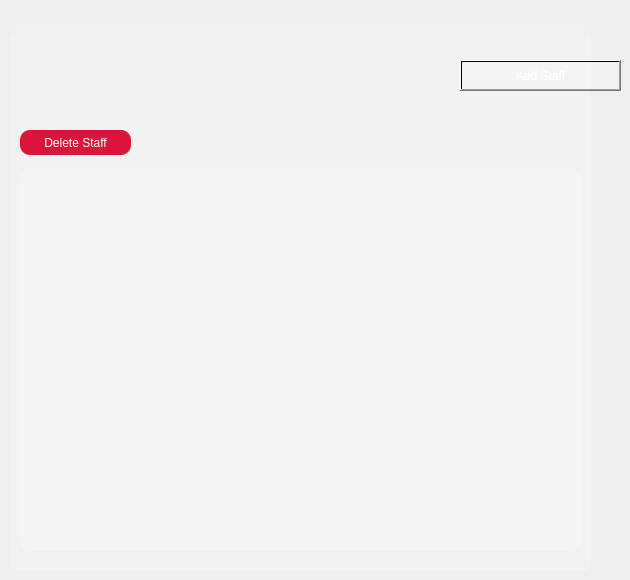
    <widget class="QWidget" name="staffPage">
     <property name="styleSheet">
      <string notr="true">QLineEdit {
    border: 1px solid #C0C0C0;
    border-radius: 8px;
    padding: 6px 10px;
	background-color: rgb(235, 235, 235);
}</string>
     </property>
     <widget class="QWidget" name="staffWidget" native="true">
      <property name="geometry">
       <rect>
        <x>10</x>
        <y>30</y>
        <width>581</width>
        <height>541</height>
       </rect>
      </property>
      <property name="styleSheet">
       <string notr="true">QWidget{
background-color: qlineargradient(spread:pad, x1:0, y1:0, x2:1, y2:0, stop:1 rgba(255, 255, 255, 54));
border-radius: 10px;
}
</string>
      </property>
      <widget class="QTableView" name="staffView">
       <property name="geometry">
        <rect>
         <x>10</x>
         <y>140</y>
         <width>561</width>
         <height>381</height>
        </rect>
       </property>
       <property name="styleSheet">
        <string notr="true">QScrollBar:vertical {
    border: none;
    background: transparent;
    width: 6px;
    margin: 4px;
}

QScrollBar::handle:vertical {
    background: rgba(255,255,255,0.15);
    border-radius: 3px;
    min-height: 20px;
}

QScrollBar::handle:vertical:hover {
    background: rgba(255,255,255,0.35);
}

QScrollBar::add-line:vertical,
QScrollBar::sub-line:vertical {
    height: 0px;
}

QScrollBar::add-page:vertical,
QScrollBar::sub-page:vertical {
    background: none;
}

/* Horizontal */

QScrollBar:horizontal {
    border: none;
    background: transparent;
    height: 6px;
    margin: 4px;
}

QScrollBar::handle:horizontal {
    background: rgba(255,255,255,0.15);
    border-radius: 3px;
}

QScrollBar::handle:horizontal:hover {
    background: rgba(255,255,255,0.35);
}

QScrollBar::add-line:horizontal,
QScrollBar::sub-line:horizontal {
    width: 0px;
}

QScrollBar::add-page:horizontal,
QScrollBar::sub-page:horizontal {
    background: none;
}</string>
       </property>
      </widget>
      <widget class="QPushButton" name="deleteStaffBtn">
       <property name="geometry">
        <rect>
         <x>10</x>
         <y>100</y>
         <width>111</width>
         <height>25</height>
        </rect>
       </property>
       <property name="styleSheet">
        <string notr="true">QPushButton{
background-color: #DC143C;
color: #FFFFFF;
border: none;
border-radius: 10px;
}

QPushButton:hover{
background-color: #FD254D;
}</string>
       </property>
       <property name="text">
        <string>Delete Staff</string>
       </property>
      </widget>
      <widget class="QWidget" name="addStaffField" native="true">
       <property name="geometry">
        <rect>
         <x>590</x>
         <y>30</y>
         <width>271</width>
         <height>391</height>
        </rect>
       </property>
       <property name="styleSheet">
        <string notr="true">QWidget {
    background-color: rgba(13, 22, 117, 160);
    border-radius: 12px;
    border: 1px solid rgba(192, 192, 192, 0.3);
}

QLineEdit {
    background-color: rgba(255, 255, 255, 25);
    border: 1px solid rgba(192, 192, 192, 0.5);
    border-radius: 6px;
    color: white;
    padding: 4px 8px;
}

QLineEdit::placeholder {
    color: rgba(255, 255, 255, 120);
}</string>
       </property>
       <widget class="QLineEdit" name="txtBoxFullName">
        <property name="geometry">
         <rect>
          <x>20</x>
          <y>70</y>
          <width>231</width>
          <height>31</height>
         </rect>
        </property>
        <property name="styleSheet">
         <string notr="true">color: white;</string>
        </property>
        <property name="placeholderText">
         <string>Fullname</string>
        </property>
       </widget>
       <widget class="QLabel" name="lblStaffFullName">
        <property name="geometry">
         <rect>
          <x>20</x>
          <y>40</y>
          <width>101</width>
          <height>21</height>
         </rect>
        </property>
        <property name="styleSheet">
         <string notr="true">background: transparent;
color: white;  
border: none;</string>
        </property>
        <property name="text">
         <string>FullName</string>
        </property>
       </widget>
       <widget class="QLabel" name="lblStaffContact">
        <property name="geometry">
         <rect>
          <x>20</x>
          <y>110</y>
          <width>101</width>
          <height>21</height>
         </rect>
        </property>
        <property name="styleSheet">
         <string notr="true">background: transparent;
color: white;  
border: none;</string>
        </property>
        <property name="text">
         <string>Contact</string>
        </property>
       </widget>
       <widget class="QLineEdit" name="txtBoxStaffContact">
        <property name="geometry">
         <rect>
          <x>20</x>
          <y>140</y>
          <width>231</width>
          <height>31</height>
         </rect>
        </property>
        <property name="text">
         <string/>
        </property>
        <property name="placeholderText">
         <string>Contact</string>
        </property>
       </widget>
       <widget class="QLabel" name="lblAddStaff">
        <property name="geometry">
         <rect>
          <x>70</x>
          <y>10</y>
          <width>161</width>
          <height>31</height>
         </rect>
        </property>
        <property name="font">
         <font>
          <family>Arial</family>
          <pointsize>16</pointsize>
          <weight>75</weight>
          <italic>true</italic>
          <bold>true</bold>
         </font>
        </property>
        <property name="styleSheet">
         <string notr="true">background: transparent;
color: white;  
border: none;</string>
        </property>
        <property name="text">
         <string>Add Staff</string>
        </property>
        <property name="alignment">
         <set>Qt::AlignCenter</set>
        </property>
       </widget>
       <widget class="QLabel" name="lblPaid">
        <property name="geometry">
         <rect>
          <x>20</x>
          <y>180</y>
          <width>101</width>
          <height>21</height>
         </rect>
        </property>
        <property name="styleSheet">
         <string notr="true">background: transparent;
color: white;  
border: none;</string>
        </property>
        <property name="text">
         <string>Payment Status</string>
        </property>
       </widget>
       <widget class="QPushButton" name="AddStaffBtn">
        <property name="geometry">
         <rect>
          <x>100</x>
          <y>350</y>
          <width>75</width>
          <height>23</height>
         </rect>
        </property>
        <property name="styleSheet">
         <string notr="true">QPushButton {
    background-color: rgba(255, 255, 255, 40);
    border: 1px solid rgba(192, 192, 192, 0.4);
    border-radius: 10px;
    color: white;
}

QPushButton:hover {
    background-color: rgba(255, 255, 255, 70);
}</string>
        </property>
        <property name="text">
         <string>Add</string>
        </property>
       </widget>
       <widget class="QPushButton" name="BtnClearStaff">
        <property name="geometry">
         <rect>
          <x>180</x>
          <y>350</y>
          <width>75</width>
          <height>23</height>
         </rect>
        </property>
        <property name="styleSheet">
         <string notr="true">QPushButton {
    background-color: rgba(255, 255, 255, 40);
    border: 1px solid rgba(192, 192, 192, 0.4);
    border-radius: 10px;
    color: white;
}

QPushButton:hover {
    background-color: rgba(255, 255, 255, 70);
}</string>
        </property>
        <property name="text">
         <string>Clear</string>
        </property>
       </widget>
       <widget class="QComboBox" name="txtBoxPaid">
        <property name="geometry">
         <rect>
          <x>20</x>
          <y>210</y>
          <width>231</width>
          <height>31</height>
         </rect>
        </property>
        <property name="styleSheet">
         <string notr="true">QComboBox {
    background-color: rgba(255, 255, 255, 25);
    border: 1px solid rgba(192, 192, 192, 0.5);
    border-radius: 6px;
    color: white;
    padding: 4px 8px;
    min-height: 20px;
}

QComboBox:hover {
    border: 1px solid rgba(192, 192, 192, 0.8);
    background-color: rgba(255, 255, 255, 40);
}

QComboBox:focus {
    border: 1px solid rgba(100, 140, 255, 0.8);
}

QComboBox::drop-down {
    subcontrol-origin: padding;
    subcontrol-position: top right;
    width: 24px;
    border-left: 1px solid rgba(192, 192, 192, 0.3);
    border-top-right-radius: 6px;
    border-bottom-right-radius: 6px;
    background-color: rgba(255, 255, 255, 15);
}

QComboBox::down-arrow {
    width: 10px;
    height: 10px;
    image: none;
    border-left: 2px solid rgba(192, 192, 192, 0.8);
    border-bottom: 2px solid rgba(192, 192, 192, 0.8);
}

QComboBox QAbstractItemView {
    background-color: rgba(13, 22, 117, 220);
    border: 1px solid rgba(192, 192, 192, 0.3);
    border-radius: 6px;
    color: white;
    selection-background-color: rgba(68, 102, 221, 180);
    selection-color: white;
    outline: none;
    padding: 4px;
}

QComboBox QAbstractItemView::item {
    min-height: 28px;
    padding: 4px 8px;
    border-radius: 4px;
}

QComboBox QAbstractItemView::item:hover {
    background-color: rgba(255, 255, 255, 40);
}</string>
        </property>
       </widget>
      </widget>
     </widget>
     <widget class="QPushButton" name="staffAddBtn">
      <property name="geometry">
       <rect>
        <x>460</x>
        <y>60</y>
        <width>161</width>
        <height>31</height>
       </rect>
      </property>
      <property name="styleSheet">
       <string notr="true">QPushButton{
background-color: qlineargradient(spread:pad, x1:0, y1:0, x2:1, y2:0, stop:1 rgba(255, 255, 255, 54));
color: white;
}

QPushButton:hover{
background-color: qlineargradient(spread:pad, x1:0, y1:0, x2:1, y2:0, stop:1 rgba(245, 245, 245, 44));
border: 2px solid #C0C0C0;
}</string>
      </property>
      <property name="text">
       <string>Add Staff</string>
      </property>
      <property name="iconSize">
       <size>
        <width>25</width>
        <height>25</height>
       </size>
      </property>
     </widget>
    </widget>
